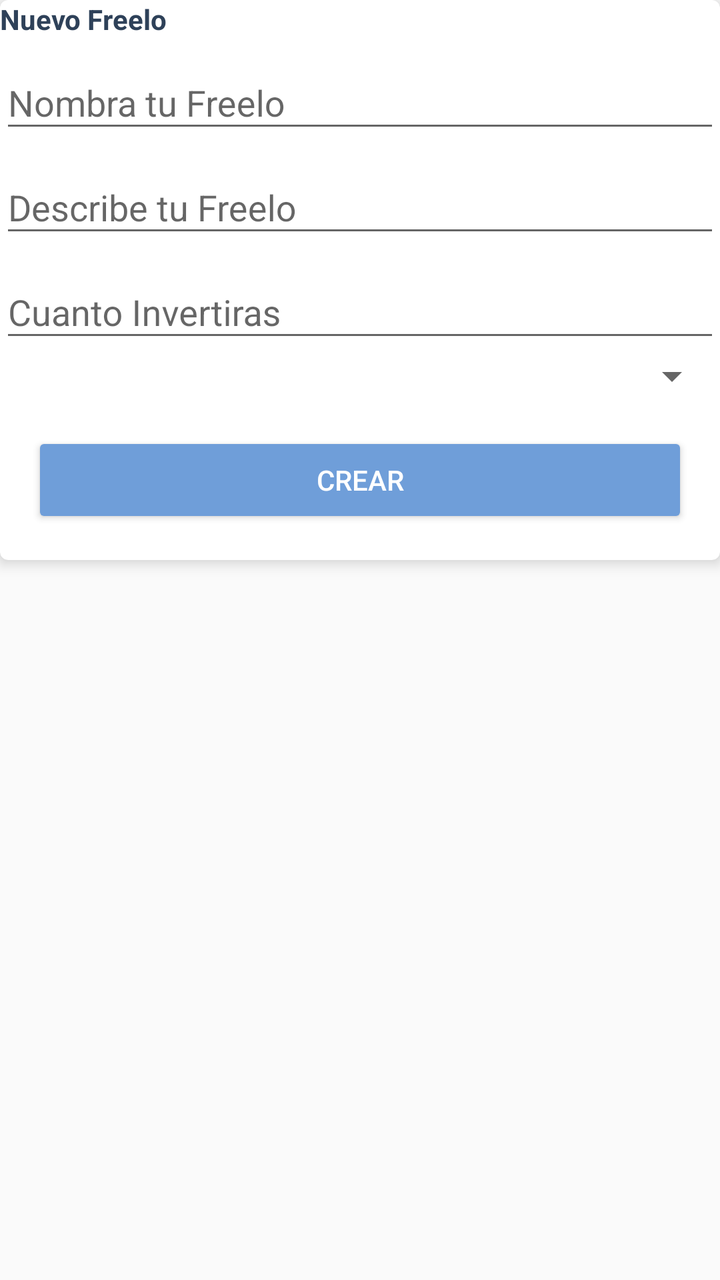
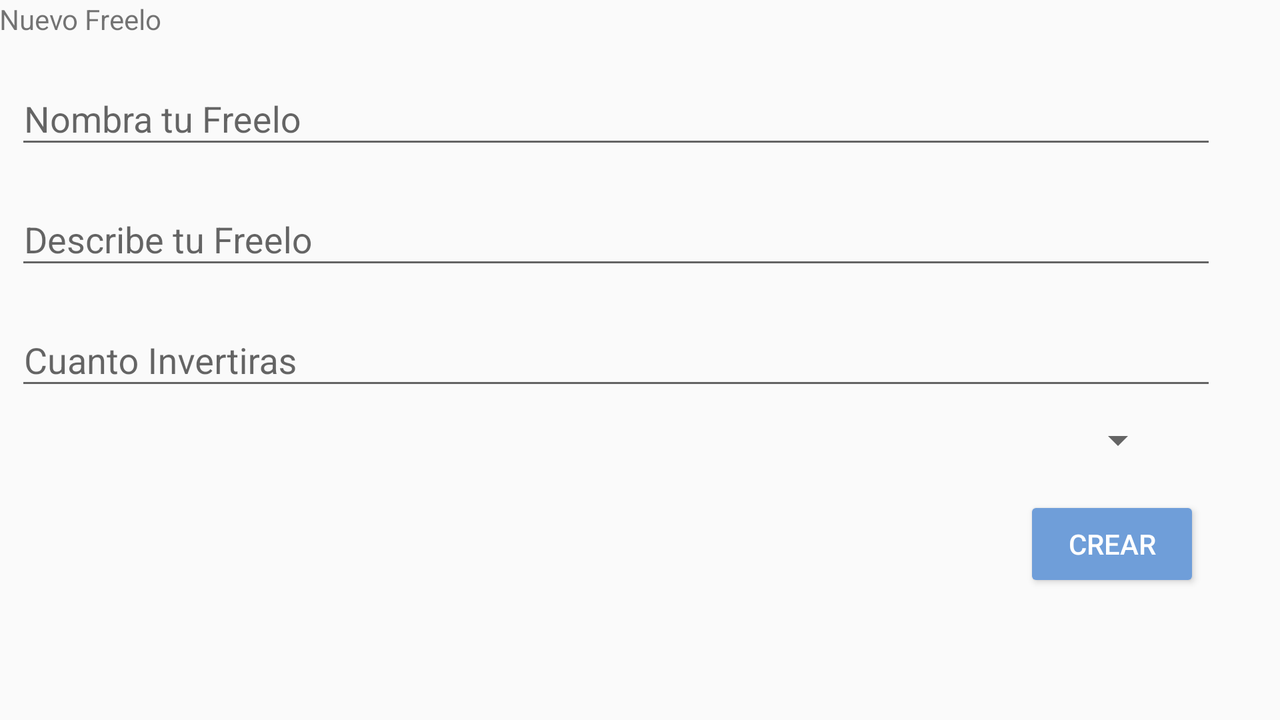

An Android layout and its configuration variant, each rendered on a device that would load it. The default file and the variant file are quoted in full after the pictures.
<!-- AndroidManifest.xml: application theme AppTheme -->
<!-- res/layout/fragment_new_work.xml -->
<android.support.constraint.ConstraintLayout xmlns:tools="http://schemas.android.com/tools"
    android:layout_height="match_parent"
    android:layout_width="match_parent"
    xmlns:android="http://schemas.android.com/apk/res/android"
    xmlns:app="http://schemas.android.com/apk/res-auto">

    <ScrollView
        android:layout_margin="@dimen/text_margin"
        android:layout_width="fill_parent"
        android:layout_height="fill_parent">
        <android.support.v7.widget.CardView
                android:layout_width="match_parent"
                android:layout_height="wrap_content"
                android:backgroundTint="@color/cardview_light_background"
                app:cardCornerRadius="4dp"
                app:cardElevation="4dp">
            <android.support.constraint.ConstraintLayout
                    android:layout_width="match_parent"
                    android:layout_height="match_parent">


                <TextView
                    android:layout_margin="@dimen/text_margin"
                    android:layout_width="wrap_content"
                    android:layout_height="wrap_content"
                    android:id="@+id/tittleTextView"
                    android:text="@string/title_new_freelo_new_work_fragment"
                    android:textSize="@dimen/title_cards_size"
                    app:layout_constraintTop_toTopOf="parent"
                    android:textStyle="bold"
                    android:textColor="@color/colorPrimaryDark"
                    app:layout_constraintStart_toStartOf="parent" />


                <android.support.design.widget.TextInputLayout
                    android:id="@+id/nameInputLayout"
                    android:layout_width="match_parent"
                    android:layout_height="wrap_content"
                    android:layout_margin="@dimen/text_margin"
                    app:layout_constraintStart_toStartOf="parent"
                    app:layout_constraintEnd_toEndOf="parent"
                    app:layout_constraintTop_toBottomOf="@id/tittleTextView">
                        <android.support.design.widget.TextInputEditText
                            android:id="@+id/nameInputTextView"
                            android:inputType="text"
                            android:layout_width="match_parent"
                            android:layout_height="wrap_content"
                            android:hint="@string/title_name_new_work_fragment"/>

                </android.support.design.widget.TextInputLayout>


                <android.support.design.widget.TextInputLayout
                    android:id="@+id/descriptionInputLayout"
                    android:layout_width="match_parent"
                    android:layout_height="wrap_content"
                    android:layout_margin="@dimen/text_margin"
                    app:layout_constraintStart_toStartOf="parent"
                    app:layout_constraintEnd_toEndOf="parent"
                    app:layout_constraintTop_toBottomOf="@id/nameInputLayout">
                    <android.support.design.widget.TextInputEditText
                        android:id="@+id/descriptionInputTextView"
                        android:inputType="text"
                        android:layout_width="match_parent"
                        android:layout_height="wrap_content"
                        android:hint="@string/title_description_new_work_fragment"/>

                </android.support.design.widget.TextInputLayout>


                <android.support.design.widget.TextInputLayout
                    android:id="@+id/pubPrieceInputLayout"
                    android:layout_width="match_parent"
                    android:layout_height="wrap_content"
                    android:layout_margin="@dimen/text_margin"
                    app:layout_constraintStart_toStartOf="parent"
                    app:layout_constraintEnd_toEndOf="parent"
                    app:layout_constraintTop_toBottomOf="@id/descriptionInputLayout">
                    <android.support.design.widget.TextInputEditText
                        android:id="@+id/pubPrieceInputTextView"
                        android:inputType="numberDecimal"
                        android:layout_width="match_parent"
                        android:layout_height="wrap_content"
                        android:hint="@string/title_base_priece_new_work_fragment"/>

                </android.support.design.widget.TextInputLayout>

                <Spinner
                    android:id="@+id/categorySpinner"
                    android:layout_width="match_parent"
                    android:layout_height="wrap_content"
                    app:layout_constraintStart_toStartOf="parent"
                    app:layout_constraintEnd_toEndOf="parent"
                    app:layout_constraintTop_toBottomOf="@+id/pubPrieceInputLayout"
                    tools:layout_editor_absoluteX="8dp"
                    android:layout_margin="@dimen/text_margin"
                    android:spinnerMode="dropdown" />

                <Button
                    android:id="@+id/createButton"
                    android:layout_width="fill_parent"
                    android:layout_height="wrap_content"
                    android:text="@string/button_create"
                    app:layout_constraintBottom_toBottomOf="parent"
                    app:layout_constraintTop_toBottomOf="@id/categorySpinner"
                    app:layout_constraintEnd_toEndOf="parent"
                    android:textColor="@color/colorTextWhite"
                    android:backgroundTint="@color/colorPrimary"
                    android:layout_margin="@dimen/default_margin_base" />

   
        </android.support.constraint.ConstraintLayout>
    </android.support.v7.widget.CardView>


    </ScrollView>


</android.support.constraint.ConstraintLayout>
<!-- resources referenced by this layout -->
<resources>
  <color name="colorPrimary">#6f9ed9</color>
  <color name="colorPrimaryDark">#2E4159</color>
  <color name="colorTextWhite">#FFFFFF</color>
  <dimen name="default_margin_base">16dp</dimen>
  <string name="button_create">CREAR</string>
  <string name="title_base_priece_new_work_fragment">Cuanto Invertiras</string>
  <string name="title_description_new_work_fragment">Describe tu Freelo</string>
  <string name="title_name_new_work_fragment">Nombra tu Freelo</string>
  <string name="title_new_freelo_new_work_fragment">Nuevo Freelo</string>
  <style name="AppTheme" parent="Theme.AppCompat.Light.DarkActionBar">
          
          <item name="colorPrimary">@color/colorPrimary</item>
          <item name="colorPrimaryDark">@color/colorPrimaryDark</item>
          <item name="colorAccent">@color/colorAccent</item>
      </style>
  <color name="colorAccent">#495059</color>
</resources>
<!-- res/layout-land/fragment_new_work.xml (the author's variant of the layout above) -->
<!-- drawn on the phone turned sideways -->
<android.support.constraint.ConstraintLayout xmlns:tools="http://schemas.android.com/tools"
    android:layout_height="match_parent"
    android:layout_width="match_parent"
    xmlns:android="http://schemas.android.com/apk/res/android"
    xmlns:app="http://schemas.android.com/apk/res-auto">

    <ScrollView
        android:layout_width="fill_parent"
        android:layout_height="fill_parent">
        <android.support.constraint.ConstraintLayout
            android:layout_width="wrap_content"
            android:layout_height="wrap_content">


    <TextView
        android:padding="@dimen/text_margin"
        android:layout_width="352dp"
        android:layout_height="wrap_content"
        android:id="@+id/tittleTextView"
        android:text="@string/title_new_freelo_new_work_fragment"
        android:textSize="@dimen/title_cards_size"
        app:layout_constraintStart_toStartOf="parent" />


    <android.support.design.widget.TextInputLayout
        android:id="@+id/nameInputLayout"
        android:layout_width="600dp"
        android:layout_height="wrap_content"
        android:padding="@dimen/text_margin"
        android:layout_margin="@dimen/default_margin"
        app:layout_constraintStart_toStartOf="parent"
        app:layout_constraintEnd_toEndOf="parent"
        app:layout_constraintTop_toBottomOf="@id/tittleTextView"
        tools:layout_editor_absoluteX="8dp">
            <android.support.design.widget.TextInputEditText
                android:id="@+id/nameInputTextView"
                android:layout_width="match_parent"
                android:layout_height="wrap_content"
                android:hint="@string/title_name_new_work_fragment"/>

    </android.support.design.widget.TextInputLayout>


    <android.support.design.widget.TextInputLayout
        android:id="@+id/descriptionInputLayout"
        android:layout_width="600dp"
        android:layout_height="wrap_content"
        android:padding="@dimen/text_margin"
        android:layout_margin="@dimen/default_margin"
        app:layout_constraintStart_toStartOf="parent"
        app:layout_constraintEnd_toEndOf="parent"
        app:layout_constraintTop_toBottomOf="@id/nameInputLayout"
        tools:layout_editor_absoluteX="8dp">
        <android.support.design.widget.TextInputEditText
            android:id="@+id/descriptionInputTextView"
            android:layout_width="match_parent"
            android:layout_height="wrap_content"
            android:hint="@string/title_description_new_work_fragment"/>

    </android.support.design.widget.TextInputLayout>


    <android.support.design.widget.TextInputLayout
        android:id="@+id/pubPrieceInputLayout"
        android:layout_width="600dp"
        android:layout_height="wrap_content"
        android:padding="@dimen/text_margin"
        android:layout_margin="@dimen/default_margin"
        app:layout_constraintStart_toStartOf="parent"
        app:layout_constraintEnd_toEndOf="parent"
        app:layout_constraintTop_toBottomOf="@id/descriptionInputLayout"
        tools:layout_editor_absoluteX="8dp">
        <android.support.design.widget.TextInputEditText
            android:id="@+id/pubPrieceInputTextView"
            android:layout_width="match_parent"
            android:layout_height="wrap_content"
            android:hint="@string/title_base_priece_new_work_fragment"/>

    </android.support.design.widget.TextInputLayout>

    <Spinner
        android:id="@+id/categorySpinner"
        android:padding="@dimen/text_margin"
        android:layout_width="550dp"
        android:layout_height="wrap_content"
        app:layout_constraintStart_toStartOf="parent"
        app:layout_constraintEnd_toEndOf="parent"
        app:layout_constraintTop_toBottomOf="@+id/pubPrieceInputLayout"
        tools:layout_editor_absoluteX="8dp"
        android:layout_margin="@dimen/default_margin"
        android:spinnerMode="dropdown" />

    <Button
        android:id="@+id/createButton"
        android:layout_width="fill_parent"
        android:layout_height="wrap_content"
        android:text="@string/button_create"
        app:layout_constraintBottom_toBottomOf="parent"
        app:layout_constraintTop_toBottomOf="@id/categorySpinner"
        app:layout_constraintEnd_toEndOf="parent"
        android:textColor="@color/colorTextWhite"
        android:backgroundTint="@color/colorPrimary"
        android:layout_margin="@dimen/default_margin_base"
        tools:layout_editor_absoluteX="24dp" />

   

        </android.support.constraint.ConstraintLayout>

    </ScrollView>


</android.support.constraint.ConstraintLayout>
<!-- resources referenced by the variant -->
<!-- as the phone turned sideways resolves them -->
<resources>
  <color name="colorPrimary">#6f9ed9</color>
  <color name="colorTextWhite">#FFFFFF</color>
  <dimen name="default_margin">8dp</dimen>
  <dimen name="default_margin_base">16dp</dimen>
  <string name="button_create">CREAR</string>
  <string name="title_base_priece_new_work_fragment">Cuanto Invertiras</string>
  <string name="title_description_new_work_fragment">Describe tu Freelo</string>
  <string name="title_name_new_work_fragment">Nombra tu Freelo</string>
  <string name="title_new_freelo_new_work_fragment">Nuevo Freelo</string>
  <style name="AppTheme" parent="Theme.AppCompat.Light.DarkActionBar">
          
          <item name="colorPrimary">@color/colorPrimary</item>
          <item name="colorPrimaryDark">@color/colorPrimaryDark</item>
          <item name="colorAccent">@color/colorAccent</item>
      </style>
  <color name="colorPrimaryDark">#2E4159</color>
  <color name="colorAccent">#495059</color>
</resources>
